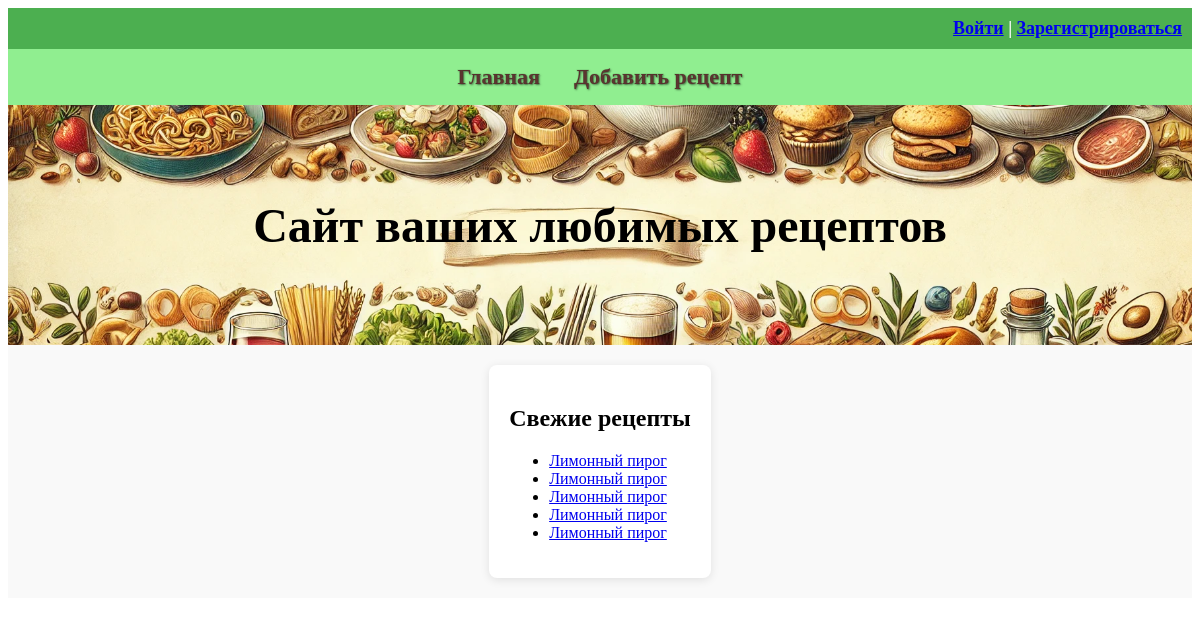
The page / on the database its author committed.
### recipe_app/models.py (models this page shows, shortened)
class Recipe(models.Model):
    title = models.CharField(max_length=100, verbose_name="Название блюда")
    description = models.TextField(verbose_name="Описание")
    preparation_steps = models.TextField(verbose_name="Шаги приготовления")
    preparation_time = models.PositiveIntegerField(verbose_name="Время приготовления в минутах")
    image = models.ImageField(upload_to='recipes/images/', verbose_name="Добавьте фото")
    author = models.ForeignKey(User, on_delete=models.CASCADE, verbose_name="Автор")
    categories = models.ManyToManyField(Category, through='RecipeCategory', verbose_name="Категория")
    ingredients = models.TextField(blank=True, null=True, verbose_name="Ингредиенты")

### recipe_app/views.py (the view)
# urls.py: path('', recipe_list, name='recipe_list'),
def recipe_list(request):
    recipes = Recipe.objects.order_by('-id').distinct()[:5]
    return render(request, 'recipes/recipe_list.html', {'recipes': recipes})

### recipe_app/templates/recipes/recipe_list.html (shortened to what this page needs)
{% extends 'base.html' %}
{% block content %}
<h2>Свежие рецепты</h2>
<ul>
    {% for recipe in recipes %}
        <li><a href="{% url 'recipe_detail' recipe.id %}">{{ recipe.title }}</a></li>
    {% endfor %}
</ul>
{% endblock %}

### rows shown on the page
Recipe: title "Лимонный пирог"
Recipe: title "Лимонный пирог"
Recipe: title "Лимонный пирог"
Recipe: title "Лимонный пирог"
Recipe: title "Лимонный пирог"
